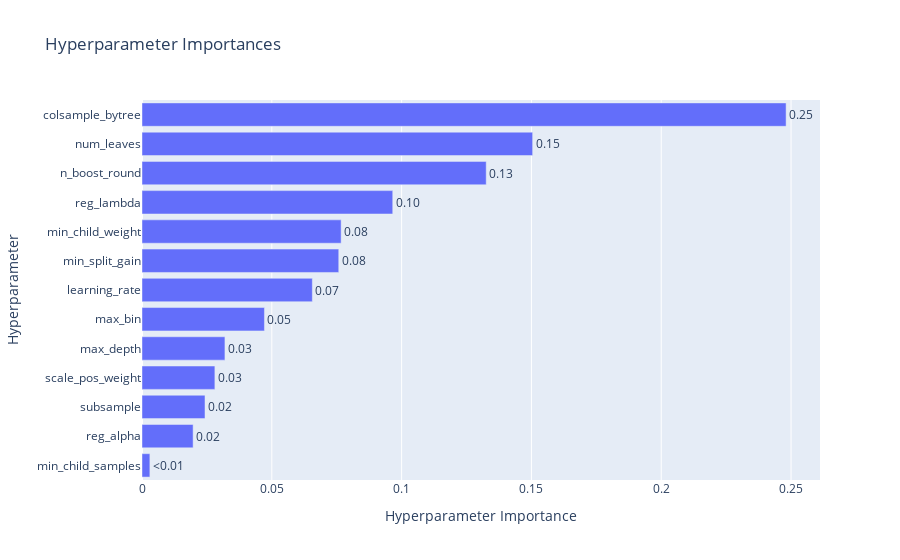

The code cell stored with this chart in its notebook:
### Code cell
optuna.visualization.plot_param_importances(study)

### Figure 1 — Plotly figure (JSON) as saved in the notebook; plotly's stock layout.template omitted (floating-point values rounded to 4 significant figures)
{"data": [{"cliponaxis": false, "hovertemplate": ["min_child_samples (IntDistribution): 0.003035295295902159<extra></extra>", "reg_alpha (FloatDistribution): 0.01968913784956102<extra></extra>", "subsample (FloatDistribution): 0.024267094913709094<extra></extra>", "scale_pos_weight (FloatDistribution): 0.02807296703873217<extra></extra>", "max_depth (IntDistribution): 0.03194593468439873<extra></extra>", "max_bin (IntDistribution): 0.04716397257182723<extra></extra>", "learning_rate (FloatDistribution): 0.06560713955736004<extra></extra>", "min_split_gain (FloatDistribution): 0.07578656610357659<extra></extra>", "min_child_weight (FloatDistribution): 0.07670118229666206<extra></extra>", "reg_lambda (FloatDistribution): 0.09658136311222543<extra></extra>", "n_boost_round (IntDistribution): 0.13258352859961667<extra></extra>", "num_leaves (IntDistribution): 0.15047137982577533<extra></extra>", "colsample_bytree (FloatDistribution): 0.24809443815065338<extra></extra>"], "name": "Objective Value", "orientation": "h", "text": ["<0.01", "0.02", "0.02", "0.03", "0.03", "0.05", "0.07", "0.08", "0.08", "0.10", "0.13", "0.15", "0.25"], "textposition": "outside", "type": "bar", "x": [0.003035, 0.01969, 0.02427, 0.02807, 0.03195, 0.04716, 0.06561, 0.07579, 0.0767, 0.09658, 0.1326, 0.1505, 0.2481], "y": ["min_child_samples", "reg_alpha", "subsample", "scale_pos_weight", "max_depth", "max_bin", "learning_rate", "min_split_gain", "min_child_weight", "reg_lambda", "n_boost_round", "num_leaves", "colsample_bytree"]}], "layout": {"title": {"text": "Hyperparameter Importances"}, "xaxis": {"title": {"text": "Hyperparameter Importance"}}, "yaxis": {"title": {"text": "Hyperparameter"}}}}
